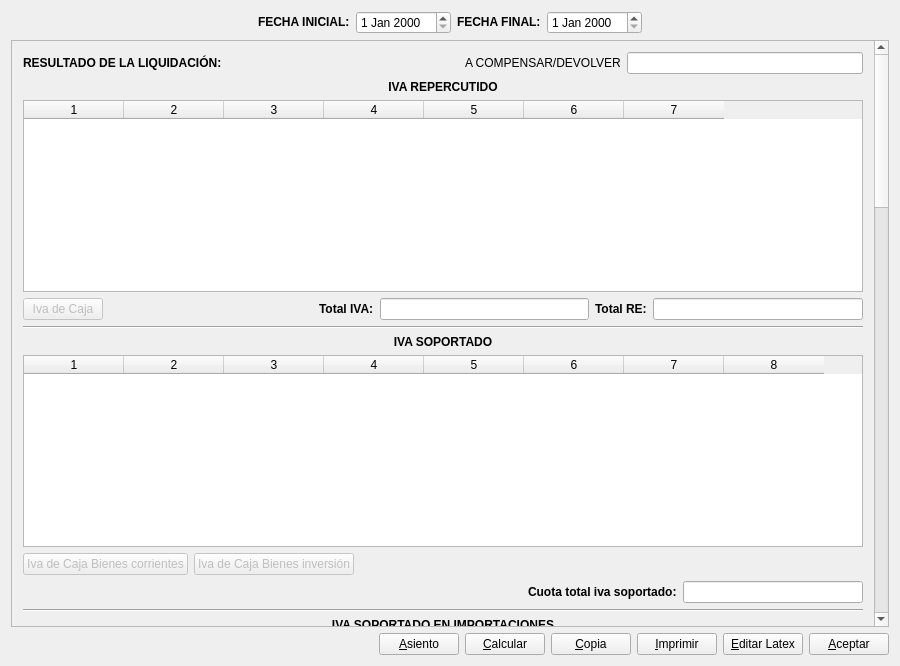
<?xml version="1.0" encoding="UTF-8"?>
<ui version="4.0">
 <author>José Manuel Díez Botella</author>
 <class>liquidacioniva</class>
 <widget class="QDialog" name="liquidacioniva">
  <property name="geometry">
   <rect>
    <x>0</x>
    <y>0</y>
    <width>900</width>
    <height>666</height>
   </rect>
  </property>
  <property name="windowTitle">
   <string>LIQUIDACIÓN IVA</string>
  </property>
  <layout class="QVBoxLayout" name="verticalLayout_2">
   <item>
    <layout class="QHBoxLayout">
     <property name="spacing">
      <number>6</number>
     </property>
     <property name="leftMargin">
      <number>0</number>
     </property>
     <property name="topMargin">
      <number>0</number>
     </property>
     <property name="rightMargin">
      <number>0</number>
     </property>
     <property name="bottomMargin">
      <number>0</number>
     </property>
     <item>
      <spacer name="horizontalSpacer_5">
       <property name="orientation">
        <enum>Qt::Horizontal</enum>
       </property>
       <property name="sizeHint" stdset="0">
        <size>
         <width>40</width>
         <height>20</height>
        </size>
       </property>
      </spacer>
     </item>
     <item>
      <widget class="QLabel" name="textLabel1">
       <property name="text">
        <string>&lt;b&gt;FECHA INICIAL:&lt;/b&gt;</string>
       </property>
       <property name="wordWrap">
        <bool>false</bool>
       </property>
      </widget>
     </item>
     <item>
      <widget class="QDateEdit" name="inicialdateEdit"/>
     </item>
     <item>
      <widget class="QLabel" name="textLabel2">
       <property name="text">
        <string>&lt;b&gt;FECHA FINAL:&lt;/b&gt;</string>
       </property>
       <property name="wordWrap">
        <bool>false</bool>
       </property>
      </widget>
     </item>
     <item>
      <widget class="QDateEdit" name="finaldateEdit"/>
     </item>
     <item>
      <spacer name="horizontalSpacer_6">
       <property name="orientation">
        <enum>Qt::Horizontal</enum>
       </property>
       <property name="sizeHint" stdset="0">
        <size>
         <width>40</width>
         <height>20</height>
        </size>
       </property>
      </spacer>
     </item>
    </layout>
   </item>
   <item>
    <widget class="QScrollArea" name="scrollArea">
     <property name="widgetResizable">
      <bool>true</bool>
     </property>
     <widget class="QWidget" name="scrollAreaWidgetContents">
      <property name="geometry">
       <rect>
        <x>0</x>
        <y>0</y>
        <width>866</width>
        <height>2163</height>
       </rect>
      </property>
      <layout class="QVBoxLayout" name="verticalLayout">
       <item>
        <layout class="QHBoxLayout" name="horizontalLayout">
         <item>
          <widget class="QLabel" name="label_2">
           <property name="font">
            <font>
             <weight>75</weight>
             <bold>true</bold>
            </font>
           </property>
           <property name="text">
            <string>RESULTADO DE LA LIQUIDACIÓN:</string>
           </property>
          </widget>
         </item>
         <item>
          <spacer name="horizontalSpacer_4">
           <property name="orientation">
            <enum>Qt::Horizontal</enum>
           </property>
           <property name="sizeHint" stdset="0">
            <size>
             <width>40</width>
             <height>20</height>
            </size>
           </property>
          </spacer>
         </item>
         <item>
          <widget class="QLabel" name="concepto_liq_label">
           <property name="text">
            <string>A COMPENSAR/DEVOLVER</string>
           </property>
          </widget>
         </item>
         <item>
          <widget class="QLineEdit" name="resultadolineEdit"/>
         </item>
        </layout>
       </item>
       <item>
        <widget class="QLabel" name="textLabel5">
         <property name="font">
          <font>
           <weight>75</weight>
           <bold>true</bold>
          </font>
         </property>
         <property name="text">
          <string>&lt;b&gt;IVA REPERCUTIDO&lt;/b&gt;</string>
         </property>
         <property name="alignment">
          <set>Qt::AlignCenter</set>
         </property>
         <property name="wordWrap">
          <bool>true</bool>
         </property>
        </widget>
       </item>
       <item>
        <widget class="QTableWidget" name="repercutidotable">
         <property name="rowCount">
          <number>0</number>
         </property>
         <property name="columnCount">
          <number>7</number>
         </property>
         <column/>
         <column/>
         <column/>
         <column/>
         <column/>
         <column/>
         <column/>
        </widget>
       </item>
       <item>
        <layout class="QHBoxLayout">
         <property name="spacing">
          <number>6</number>
         </property>
         <property name="leftMargin">
          <number>0</number>
         </property>
         <property name="topMargin">
          <number>0</number>
         </property>
         <property name="rightMargin">
          <number>0</number>
         </property>
         <property name="bottomMargin">
          <number>0</number>
         </property>
         <item>
          <widget class="QPushButton" name="iva_caja_reppushButton">
           <property name="enabled">
            <bool>false</bool>
           </property>
           <property name="text">
            <string>Iva de Caja</string>
           </property>
          </widget>
         </item>
         <item>
          <spacer>
           <property name="orientation">
            <enum>Qt::Horizontal</enum>
           </property>
           <property name="sizeHint" stdset="0">
            <size>
             <width>40</width>
             <height>20</height>
            </size>
           </property>
          </spacer>
         </item>
         <item>
          <widget class="QLabel" name="textLabel6">
           <property name="text">
            <string>&lt;b&gt;Total IVA:&lt;/b&gt;</string>
           </property>
           <property name="wordWrap">
            <bool>false</bool>
           </property>
          </widget>
         </item>
         <item>
          <widget class="QLineEdit" name="ivalineEdit"/>
         </item>
         <item>
          <widget class="QLabel" name="textLabel7">
           <property name="text">
            <string>&lt;b&gt;Total RE:&lt;/b&gt;</string>
           </property>
           <property name="wordWrap">
            <bool>false</bool>
           </property>
          </widget>
         </item>
         <item>
          <widget class="QLineEdit" name="relineEdit"/>
         </item>
        </layout>
       </item>
       <item>
        <widget class="Line" name="line1">
         <property name="frameShape">
          <enum>QFrame::HLine</enum>
         </property>
         <property name="frameShadow">
          <enum>QFrame::Sunken</enum>
         </property>
         <property name="lineWidth">
          <number>1</number>
         </property>
         <property name="orientation">
          <enum>Qt::Horizontal</enum>
         </property>
        </widget>
       </item>
       <item>
        <widget class="QLabel" name="textLabel4">
         <property name="font">
          <font>
           <weight>75</weight>
           <bold>true</bold>
          </font>
         </property>
         <property name="text">
          <string>&lt;b&gt;IVA SOPORTADO&lt;/b&gt;</string>
         </property>
         <property name="alignment">
          <set>Qt::AlignCenter</set>
         </property>
         <property name="wordWrap">
          <bool>true</bool>
         </property>
        </widget>
       </item>
       <item>
        <widget class="QTableWidget" name="soportadotable">
         <property name="columnCount">
          <number>8</number>
         </property>
         <column/>
         <column/>
         <column/>
         <column/>
         <column/>
         <column/>
         <column/>
         <column/>
        </widget>
       </item>
       <item>
        <layout class="QHBoxLayout" name="horizontalLayout_4">
         <item>
          <widget class="QPushButton" name="caja_corrientespushButton">
           <property name="enabled">
            <bool>false</bool>
           </property>
           <property name="text">
            <string>Iva de Caja Bienes corrientes</string>
           </property>
          </widget>
         </item>
         <item>
          <widget class="QPushButton" name="caja_inversionpushButton">
           <property name="enabled">
            <bool>false</bool>
           </property>
           <property name="text">
            <string>Iva de Caja Bienes inversión</string>
           </property>
          </widget>
         </item>
         <item>
          <spacer name="horizontalSpacer_3">
           <property name="orientation">
            <enum>Qt::Horizontal</enum>
           </property>
           <property name="sizeHint" stdset="0">
            <size>
             <width>40</width>
             <height>20</height>
            </size>
           </property>
          </spacer>
         </item>
        </layout>
       </item>
       <item>
        <layout class="QHBoxLayout">
         <property name="spacing">
          <number>6</number>
         </property>
         <property name="leftMargin">
          <number>0</number>
         </property>
         <property name="topMargin">
          <number>0</number>
         </property>
         <property name="rightMargin">
          <number>0</number>
         </property>
         <property name="bottomMargin">
          <number>0</number>
         </property>
         <item>
          <spacer>
           <property name="orientation">
            <enum>Qt::Horizontal</enum>
           </property>
           <property name="sizeHint" stdset="0">
            <size>
             <width>40</width>
             <height>20</height>
            </size>
           </property>
          </spacer>
         </item>
         <item>
          <widget class="QLabel" name="cuotasoptextLabel">
           <property name="font">
            <font>
             <weight>75</weight>
             <bold>true</bold>
            </font>
           </property>
           <property name="text">
            <string>Cuota total iva soportado:</string>
           </property>
           <property name="wordWrap">
            <bool>false</bool>
           </property>
          </widget>
         </item>
         <item>
          <widget class="QLineEdit" name="cuotalineEdit">
           <property name="maximumSize">
            <size>
             <width>180</width>
             <height>32767</height>
            </size>
           </property>
          </widget>
         </item>
        </layout>
       </item>
       <item>
        <widget class="Line" name="line1_2">
         <property name="frameShape">
          <enum>QFrame::HLine</enum>
         </property>
         <property name="frameShadow">
          <enum>QFrame::Sunken</enum>
         </property>
         <property name="lineWidth">
          <number>1</number>
         </property>
         <property name="orientation">
          <enum>Qt::Horizontal</enum>
         </property>
        </widget>
       </item>
       <item>
        <widget class="QLabel" name="label_3">
         <property name="font">
          <font>
           <weight>75</weight>
           <bold>true</bold>
          </font>
         </property>
         <property name="text">
          <string>IVA SOPORTADO EN IMPORTACIONES</string>
         </property>
         <property name="alignment">
          <set>Qt::AlignCenter</set>
         </property>
        </widget>
       </item>
       <item>
        <widget class="QTableWidget" name="imp_soportadotable">
         <property name="columnCount">
          <number>7</number>
         </property>
         <column/>
         <column/>
         <column/>
         <column/>
         <column/>
         <column/>
         <column/>
        </widget>
       </item>
       <item>
        <layout class="QHBoxLayout" name="_3">
         <property name="spacing">
          <number>6</number>
         </property>
         <property name="leftMargin">
          <number>0</number>
         </property>
         <property name="topMargin">
          <number>0</number>
         </property>
         <property name="rightMargin">
          <number>0</number>
         </property>
         <property name="bottomMargin">
          <number>0</number>
         </property>
         <item>
          <spacer>
           <property name="orientation">
            <enum>Qt::Horizontal</enum>
           </property>
           <property name="sizeHint" stdset="0">
            <size>
             <width>40</width>
             <height>20</height>
            </size>
           </property>
          </spacer>
         </item>
         <item>
          <widget class="QLabel" name="cuotasop_imptextLabel">
           <property name="font">
            <font>
             <weight>75</weight>
             <bold>true</bold>
            </font>
           </property>
           <property name="text">
            <string>Cuota total iva soportado importaciones:</string>
           </property>
           <property name="wordWrap">
            <bool>false</bool>
           </property>
          </widget>
         </item>
         <item>
          <widget class="QLineEdit" name="cuota_implineEdit">
           <property name="maximumSize">
            <size>
             <width>180</width>
             <height>32767</height>
            </size>
           </property>
          </widget>
         </item>
        </layout>
       </item>
       <item>
        <widget class="Line" name="line_6">
         <property name="orientation">
          <enum>Qt::Horizontal</enum>
         </property>
        </widget>
       </item>
       <item>
        <widget class="QLabel" name="textLabel1_2">
         <property name="font">
          <font>
           <weight>75</weight>
           <bold>true</bold>
          </font>
         </property>
         <property name="text">
          <string>ADQUISICIONES INTRACOMUNITARIAS DE BIENES</string>
         </property>
         <property name="alignment">
          <set>Qt::AlignCenter</set>
         </property>
         <property name="wordWrap">
          <bool>false</bool>
         </property>
        </widget>
       </item>
       <item>
        <widget class="QTableWidget" name="aibtable">
         <property name="columnCount">
          <number>6</number>
         </property>
         <column/>
         <column/>
         <column/>
         <column/>
         <column/>
         <column/>
        </widget>
       </item>
       <item>
        <widget class="Line" name="line3">
         <property name="frameShape">
          <enum>QFrame::HLine</enum>
         </property>
         <property name="frameShadow">
          <enum>QFrame::Sunken</enum>
         </property>
         <property name="orientation">
          <enum>Qt::Horizontal</enum>
         </property>
        </widget>
       </item>
       <item>
        <layout class="QHBoxLayout" name="horizontalLayout_3">
         <item>
          <spacer name="horizontalSpacer">
           <property name="orientation">
            <enum>Qt::Horizontal</enum>
           </property>
           <property name="sizeHint" stdset="0">
            <size>
             <width>28</width>
             <height>20</height>
            </size>
           </property>
          </spacer>
         </item>
         <item>
          <layout class="QFormLayout" name="formLayout">
           <item row="0" column="0">
            <widget class="QLabel" name="textLabel2_2">
             <property name="font">
              <font/>
             </property>
             <property name="text">
              <string>&lt;!DOCTYPE HTML PUBLIC &quot;-//W3C//DTD HTML 4.0//EN&quot; &quot;http://www.w3.org/TR/REC-html40/strict.dtd&quot;&gt;
&lt;html&gt;&lt;head&gt;&lt;meta name=&quot;qrichtext&quot; content=&quot;1&quot; /&gt;&lt;style type=&quot;text/css&quot;&gt;
p, li { white-space: pre-wrap; }
&lt;/style&gt;&lt;/head&gt;&lt;body style=&quot; font-family:'Sans Serif'; font-size:9pt; font-weight:400; font-style:normal;&quot;&gt;
&lt;table style=&quot;-qt-table-type: root; margin-top:4px; margin-bottom:4px; margin-left:4px; margin-right:4px;&quot;&gt;
&lt;tr&gt;
&lt;td style=&quot;border: none;&quot;&gt;
&lt;p style=&quot; margin-top:0px; margin-bottom:0px; margin-left:0px; margin-right:0px; -qt-block-indent:0; text-indent:0px;&quot;&gt;&lt;span style=&quot; font-weight:600;&quot;&gt;ENTREGAS INTRACOMUNITARIAS BIENES&lt;/span&gt;&lt;/p&gt;&lt;/td&gt;&lt;/tr&gt;&lt;/table&gt;&lt;/body&gt;&lt;/html&gt;</string>
             </property>
             <property name="textFormat">
              <enum>Qt::RichText</enum>
             </property>
             <property name="alignment">
              <set>Qt::AlignRight|Qt::AlignTrailing|Qt::AlignVCenter</set>
             </property>
             <property name="wordWrap">
              <bool>false</bool>
             </property>
            </widget>
           </item>
           <item row="0" column="1">
            <widget class="QLineEdit" name="eiblineEdit"/>
           </item>
           <item row="1" column="0">
            <widget class="QLabel" name="textLabel2_4">
             <property name="font">
              <font/>
             </property>
             <property name="text">
              <string>&lt;!DOCTYPE HTML PUBLIC &quot;-//W3C//DTD HTML 4.0//EN&quot; &quot;http://www.w3.org/TR/REC-html40/strict.dtd&quot;&gt;
&lt;html&gt;&lt;head&gt;&lt;meta name=&quot;qrichtext&quot; content=&quot;1&quot; /&gt;&lt;style type=&quot;text/css&quot;&gt;
p, li { white-space: pre-wrap; }
&lt;/style&gt;&lt;/head&gt;&lt;body style=&quot; font-family:'Sans Serif'; font-size:9pt; font-weight:400; font-style:normal;&quot;&gt;
&lt;table border=&quot;0&quot; style=&quot;-qt-table-type: root; margin-top:4px; margin-bottom:4px; margin-left:4px; margin-right:4px;&quot;&gt;
&lt;tr&gt;
&lt;td style=&quot;border: none;&quot;&gt;
&lt;p style=&quot; margin-top:0px; margin-bottom:0px; margin-left:0px; margin-right:0px; -qt-block-indent:0; text-indent:0px;&quot;&gt;&lt;span style=&quot; font-weight:600;&quot;&gt;EXPORTACIONES BIENES Y SERVICIOS:&lt;/span&gt;&lt;/p&gt;&lt;/td&gt;&lt;/tr&gt;&lt;/table&gt;&lt;/body&gt;&lt;/html&gt;</string>
             </property>
             <property name="textFormat">
              <enum>Qt::RichText</enum>
             </property>
             <property name="alignment">
              <set>Qt::AlignRight|Qt::AlignTrailing|Qt::AlignVCenter</set>
             </property>
             <property name="wordWrap">
              <bool>false</bool>
             </property>
            </widget>
           </item>
           <item row="1" column="1">
            <widget class="QLineEdit" name="exportlineEdit"/>
           </item>
          </layout>
         </item>
         <item>
          <spacer name="horizontalSpacer_2">
           <property name="orientation">
            <enum>Qt::Horizontal</enum>
           </property>
           <property name="sizeHint" stdset="0">
            <size>
             <width>40</width>
             <height>20</height>
            </size>
           </property>
          </spacer>
         </item>
        </layout>
       </item>
       <item>
        <widget class="Line" name="line_8">
         <property name="orientation">
          <enum>Qt::Horizontal</enum>
         </property>
        </widget>
       </item>
       <item>
        <widget class="QLabel" name="label_5">
         <property name="text">
          <string>Especificación del total de facturas emitidas exentas (no exportaciones) que originan derecho a deducción, y cuáles no originan derecho  a deducción:</string>
         </property>
         <property name="alignment">
          <set>Qt::AlignLeading|Qt::AlignLeft|Qt::AlignVCenter</set>
         </property>
         <property name="wordWrap">
          <bool>true</bool>
         </property>
        </widget>
       </item>
       <item>
        <layout class="QHBoxLayout" name="horizontalLayout_2">
         <item>
          <widget class="QLabel" name="textLabel2_5">
           <property name="font">
            <font>
             <weight>75</weight>
             <bold>true</bold>
            </font>
           </property>
           <property name="text">
            <string>&lt;!DOCTYPE HTML PUBLIC &quot;-//W3C//DTD HTML 4.0//EN&quot; &quot;http://www.w3.org/TR/REC-html40/strict.dtd&quot;&gt;
&lt;html&gt;&lt;head&gt;&lt;meta name=&quot;qrichtext&quot; content=&quot;1&quot; /&gt;&lt;style type=&quot;text/css&quot;&gt;
p, li { white-space: pre-wrap; }
&lt;/style&gt;&lt;/head&gt;&lt;body style=&quot; font-family:'Sans Serif'; font-size:9pt; font-weight:600; font-style:normal;&quot;&gt;
&lt;table border=&quot;0&quot; style=&quot;-qt-table-type: root; margin-top:4px; margin-bottom:4px; margin-left:4px; margin-right:4px;&quot;&gt;
&lt;tr&gt;
&lt;td style=&quot;border: none;&quot;&gt;
&lt;p style=&quot; margin-top:0px; margin-bottom:0px; margin-left:0px; margin-right:0px; -qt-block-indent:0; text-indent:0px;&quot;&gt;Exentas originan dcho. deducción:&lt;/p&gt;&lt;/td&gt;&lt;/tr&gt;&lt;/table&gt;&lt;/body&gt;&lt;/html&gt;</string>
           </property>
           <property name="textFormat">
            <enum>Qt::RichText</enum>
           </property>
           <property name="alignment">
            <set>Qt::AlignRight|Qt::AlignTrailing|Qt::AlignVCenter</set>
           </property>
           <property name="wordWrap">
            <bool>false</bool>
           </property>
          </widget>
         </item>
         <item>
          <widget class="QLineEdit" name="exentas_deduclineEdit"/>
         </item>
         <item>
          <widget class="QLabel" name="textLabel2_6">
           <property name="font">
            <font/>
           </property>
           <property name="text">
            <string>&lt;!DOCTYPE HTML PUBLIC &quot;-//W3C//DTD HTML 4.0//EN&quot; &quot;http://www.w3.org/TR/REC-html40/strict.dtd&quot;&gt;
&lt;html&gt;&lt;head&gt;&lt;meta name=&quot;qrichtext&quot; content=&quot;1&quot; /&gt;&lt;style type=&quot;text/css&quot;&gt;
p, li { white-space: pre-wrap; }
&lt;/style&gt;&lt;/head&gt;&lt;body style=&quot; font-family:'Sans Serif'; font-size:9pt; font-weight:400; font-style:normal;&quot;&gt;
&lt;table border=&quot;0&quot; style=&quot;-qt-table-type: root; margin-top:4px; margin-bottom:4px; margin-left:4px; margin-right:4px;&quot;&gt;
&lt;tr&gt;
&lt;td style=&quot;border: none;&quot;&gt;
&lt;p style=&quot; margin-top:0px; margin-bottom:0px; margin-left:0px; margin-right:0px; -qt-block-indent:0; text-indent:0px;&quot;&gt;&lt;span style=&quot; font-weight:600;&quot;&gt;No originan derecho:&lt;/span&gt;&lt;/p&gt;&lt;/td&gt;&lt;/tr&gt;&lt;/table&gt;&lt;/body&gt;&lt;/html&gt;</string>
           </property>
           <property name="textFormat">
            <enum>Qt::RichText</enum>
           </property>
           <property name="alignment">
            <set>Qt::AlignRight|Qt::AlignTrailing|Qt::AlignVCenter</set>
           </property>
           <property name="wordWrap">
            <bool>false</bool>
           </property>
          </widget>
         </item>
         <item>
          <widget class="QLineEdit" name="exentas_no_deduclineEdit"/>
         </item>
        </layout>
       </item>
       <item>
        <widget class="Line" name="line">
         <property name="orientation">
          <enum>Qt::Horizontal</enum>
         </property>
        </widget>
       </item>
       <item>
        <widget class="QLabel" name="textLabel1_3">
         <property name="font">
          <font>
           <weight>75</weight>
           <bold>true</bold>
          </font>
         </property>
         <property name="text">
          <string>ADQUISICIONES INTRACOMUNITARIAS DE SERVICIOS</string>
         </property>
         <property name="alignment">
          <set>Qt::AlignCenter</set>
         </property>
         <property name="wordWrap">
          <bool>false</bool>
         </property>
        </widget>
       </item>
       <item>
        <widget class="QTableWidget" name="autofacturastable">
         <property name="columnCount">
          <number>5</number>
         </property>
         <column/>
         <column/>
         <column/>
         <column/>
         <column/>
        </widget>
       </item>
       <item>
        <widget class="Line" name="line_2">
         <property name="orientation">
          <enum>Qt::Horizontal</enum>
         </property>
        </widget>
       </item>
       <item>
        <widget class="QLabel" name="textLabel1_4">
         <property name="font">
          <font>
           <weight>75</weight>
           <bold>true</bold>
          </font>
         </property>
         <property name="text">
          <string>Adquisición de servicios no UE</string>
         </property>
         <property name="alignment">
          <set>Qt::AlignCenter</set>
         </property>
         <property name="wordWrap">
          <bool>false</bool>
         </property>
        </widget>
       </item>
       <item>
        <widget class="QTableWidget" name="autofacturas_exttable">
         <property name="columnCount">
          <number>5</number>
         </property>
         <column/>
         <column/>
         <column/>
         <column/>
         <column/>
        </widget>
       </item>
       <item>
        <widget class="Line" name="line_7">
         <property name="orientation">
          <enum>Qt::Horizontal</enum>
         </property>
        </widget>
       </item>
       <item>
        <widget class="QLabel" name="label_4">
         <property name="font">
          <font>
           <weight>75</weight>
           <bold>true</bold>
          </font>
         </property>
         <property name="text">
          <string>INVERSIÓN SUJETO PASIVO EN OPERACIONES INTERIORES</string>
         </property>
         <property name="alignment">
          <set>Qt::AlignCenter</set>
         </property>
        </widget>
       </item>
       <item>
        <widget class="QTableWidget" name="autofacturas_interiorestable">
         <property name="columnCount">
          <number>5</number>
         </property>
         <column/>
         <column/>
         <column/>
         <column/>
         <column/>
        </widget>
       </item>
       <item>
        <widget class="Line" name="line_5">
         <property name="orientation">
          <enum>Qt::Horizontal</enum>
         </property>
        </widget>
       </item>
       <item>
        <layout class="QHBoxLayout" name="_2">
         <property name="spacing">
          <number>6</number>
         </property>
         <property name="leftMargin">
          <number>0</number>
         </property>
         <property name="topMargin">
          <number>0</number>
         </property>
         <property name="rightMargin">
          <number>0</number>
         </property>
         <property name="bottomMargin">
          <number>0</number>
         </property>
         <item>
          <spacer>
           <property name="orientation">
            <enum>Qt::Horizontal</enum>
           </property>
           <property name="sizeHint" stdset="0">
            <size>
             <width>40</width>
             <height>20</height>
            </size>
           </property>
          </spacer>
         </item>
         <item>
          <widget class="QLabel" name="textLabel2_3">
           <property name="font">
            <font/>
           </property>
           <property name="text">
            <string>&lt;!DOCTYPE HTML PUBLIC &quot;-//W3C//DTD HTML 4.0//EN&quot; &quot;http://www.w3.org/TR/REC-html40/strict.dtd&quot;&gt;
&lt;html&gt;&lt;head&gt;&lt;meta name=&quot;qrichtext&quot; content=&quot;1&quot; /&gt;&lt;style type=&quot;text/css&quot;&gt;
p, li { white-space: pre-wrap; }
&lt;/style&gt;&lt;/head&gt;&lt;body style=&quot; font-family:'Sans Serif'; font-size:9pt; font-weight:400; font-style:normal;&quot;&gt;
&lt;p style=&quot; margin-top:0px; margin-bottom:0px; margin-left:0px; margin-right:0px; -qt-block-indent:0; text-indent:0px;&quot;&gt;&lt;span style=&quot; font-weight:600;&quot;&gt;PRESTACIÓN SERVICIOS INTRACOMUNITARIOS:&lt;/span&gt;&lt;/p&gt;&lt;/body&gt;&lt;/html&gt;</string>
           </property>
           <property name="textFormat">
            <enum>Qt::RichText</enum>
           </property>
           <property name="alignment">
            <set>Qt::AlignRight|Qt::AlignTrailing|Qt::AlignVCenter</set>
           </property>
           <property name="wordWrap">
            <bool>false</bool>
           </property>
          </widget>
         </item>
         <item>
          <widget class="QLineEdit" name="pr_servlineEdit"/>
         </item>
        </layout>
       </item>
       <item>
        <widget class="Line" name="line_4">
         <property name="orientation">
          <enum>Qt::Horizontal</enum>
         </property>
        </widget>
       </item>
       <item>
        <widget class="QLabel" name="label">
         <property name="font">
          <font>
           <weight>75</weight>
           <bold>true</bold>
          </font>
         </property>
         <property name="text">
          <string>IVA COMPENSACIÓN EN REGIMEN AGRARIO/PESCA</string>
         </property>
         <property name="alignment">
          <set>Qt::AlignCenter</set>
         </property>
        </widget>
       </item>
       <item>
        <widget class="QTableWidget" name="agrariotableWidget">
         <property name="columnCount">
          <number>5</number>
         </property>
         <column/>
         <column/>
         <column/>
         <column/>
         <column/>
        </widget>
       </item>
       <item>
        <widget class="Line" name="line_3">
         <property name="orientation">
          <enum>Qt::Horizontal</enum>
         </property>
        </widget>
       </item>
      </layout>
     </widget>
    </widget>
   </item>
   <item>
    <layout class="QHBoxLayout">
     <property name="spacing">
      <number>6</number>
     </property>
     <property name="leftMargin">
      <number>0</number>
     </property>
     <property name="topMargin">
      <number>0</number>
     </property>
     <property name="rightMargin">
      <number>0</number>
     </property>
     <property name="bottomMargin">
      <number>0</number>
     </property>
     <item>
      <spacer>
       <property name="orientation">
        <enum>Qt::Horizontal</enum>
       </property>
       <property name="sizeHint" stdset="0">
        <size>
         <width>40</width>
         <height>20</height>
        </size>
       </property>
      </spacer>
     </item>
     <item>
      <widget class="QPushButton" name="asientopushButton">
       <property name="text">
        <string>&amp;Asiento</string>
       </property>
       <property name="icon">
        <iconset resource="keme.qrc">
         <normaloff>:/iconos/graf/Files-New-File-icon.png</normaloff>:/iconos/graf/Files-New-File-icon.png</iconset>
       </property>
      </widget>
     </item>
     <item>
      <widget class="QPushButton" name="calcularpushButton">
       <property name="text">
        <string>&amp;Calcular</string>
       </property>
       <property name="icon">
        <iconset resource="keme.qrc">
         <normaloff>:/iconos/graf/calculator.xpm</normaloff>:/iconos/graf/calculator.xpm</iconset>
       </property>
       <property name="shortcut">
        <string>Alt+C</string>
       </property>
      </widget>
     </item>
     <item>
      <widget class="QPushButton" name="copiapushButton">
       <property name="text">
        <string>&amp;Copia</string>
       </property>
       <property name="icon">
        <iconset resource="keme.qrc">
         <normaloff>:/iconos/graf/copiar.png</normaloff>:/iconos/graf/copiar.png</iconset>
       </property>
      </widget>
     </item>
     <item>
      <widget class="QPushButton" name="imprimepushButton">
       <property name="text">
        <string>&amp;Imprimir</string>
       </property>
       <property name="icon">
        <iconset resource="keme.qrc">
         <normaloff>:/iconos/graf/printer.png</normaloff>:/iconos/graf/printer.png</iconset>
       </property>
       <property name="shortcut">
        <string>Alt+I</string>
       </property>
      </widget>
     </item>
     <item>
      <widget class="QPushButton" name="latexpushButton">
       <property name="text">
        <string>&amp;Editar Latex</string>
       </property>
       <property name="icon">
        <iconset resource="keme.qrc">
         <normaloff>:/iconos/graf/tex.png</normaloff>:/iconos/graf/tex.png</iconset>
       </property>
      </widget>
     </item>
     <item>
      <widget class="QPushButton" name="aceptarpushButton">
       <property name="text">
        <string>&amp;Aceptar</string>
       </property>
       <property name="icon">
        <iconset resource="keme.qrc">
         <normaloff>:/iconos/graf/application-exit.png</normaloff>:/iconos/graf/application-exit.png</iconset>
       </property>
       <property name="shortcut">
        <string>Alt+A</string>
       </property>
      </widget>
     </item>
    </layout>
   </item>
  </layout>
 </widget>
 <layoutdefault spacing="6" margin="11"/>
 <tabstops>
  <tabstop>inicialdateEdit</tabstop>
  <tabstop>finaldateEdit</tabstop>
  <tabstop>scrollArea</tabstop>
  <tabstop>resultadolineEdit</tabstop>
  <tabstop>repercutidotable</tabstop>
  <tabstop>ivalineEdit</tabstop>
  <tabstop>relineEdit</tabstop>
  <tabstop>soportadotable</tabstop>
  <tabstop>cuotalineEdit</tabstop>
  <tabstop>imp_soportadotable</tabstop>
  <tabstop>cuota_implineEdit</tabstop>
  <tabstop>aibtable</tabstop>
  <tabstop>eiblineEdit</tabstop>
  <tabstop>exportlineEdit</tabstop>
  <tabstop>exentas_deduclineEdit</tabstop>
  <tabstop>exentas_no_deduclineEdit</tabstop>
  <tabstop>autofacturastable</tabstop>
  <tabstop>autofacturas_exttable</tabstop>
  <tabstop>autofacturas_interiorestable</tabstop>
  <tabstop>pr_servlineEdit</tabstop>
  <tabstop>agrariotableWidget</tabstop>
  <tabstop>calcularpushButton</tabstop>
  <tabstop>copiapushButton</tabstop>
  <tabstop>imprimepushButton</tabstop>
  <tabstop>latexpushButton</tabstop>
  <tabstop>aceptarpushButton</tabstop>
 </tabstops>
 <resources>
  <include location="keme.qrc"/>
 </resources>
 <connections>
  <connection>
   <sender>aceptarpushButton</sender>
   <signal>clicked()</signal>
   <receiver>liquidacioniva</receiver>
   <slot>accept()</slot>
   <hints>
    <hint type="sourcelabel">
     <x>20</x>
     <y>20</y>
    </hint>
    <hint type="destinationlabel">
     <x>20</x>
     <y>20</y>
    </hint>
   </hints>
  </connection>
 </connections>
</ui>
